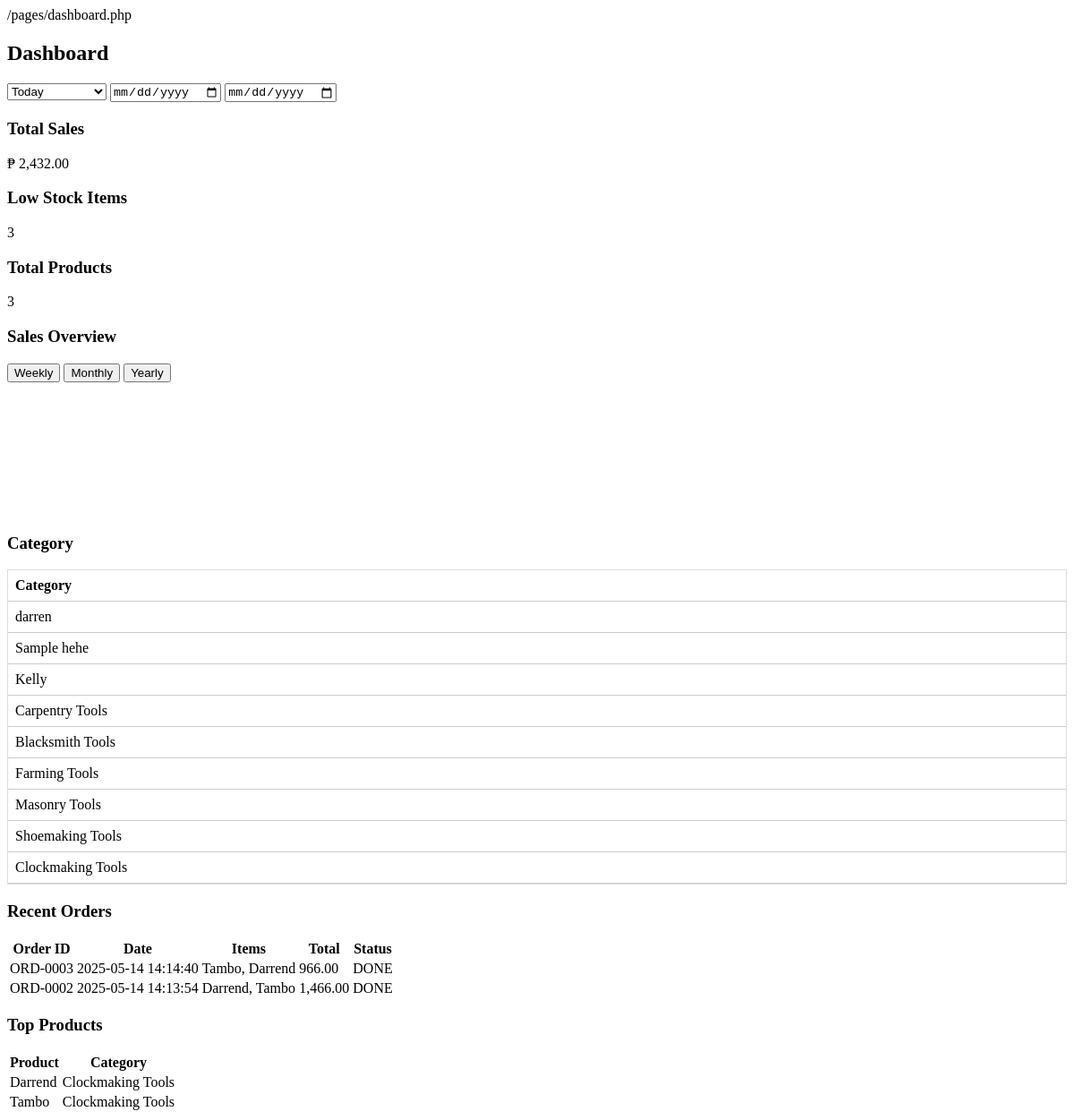
The app's page /pages/dashboard.php (signed in), older data.
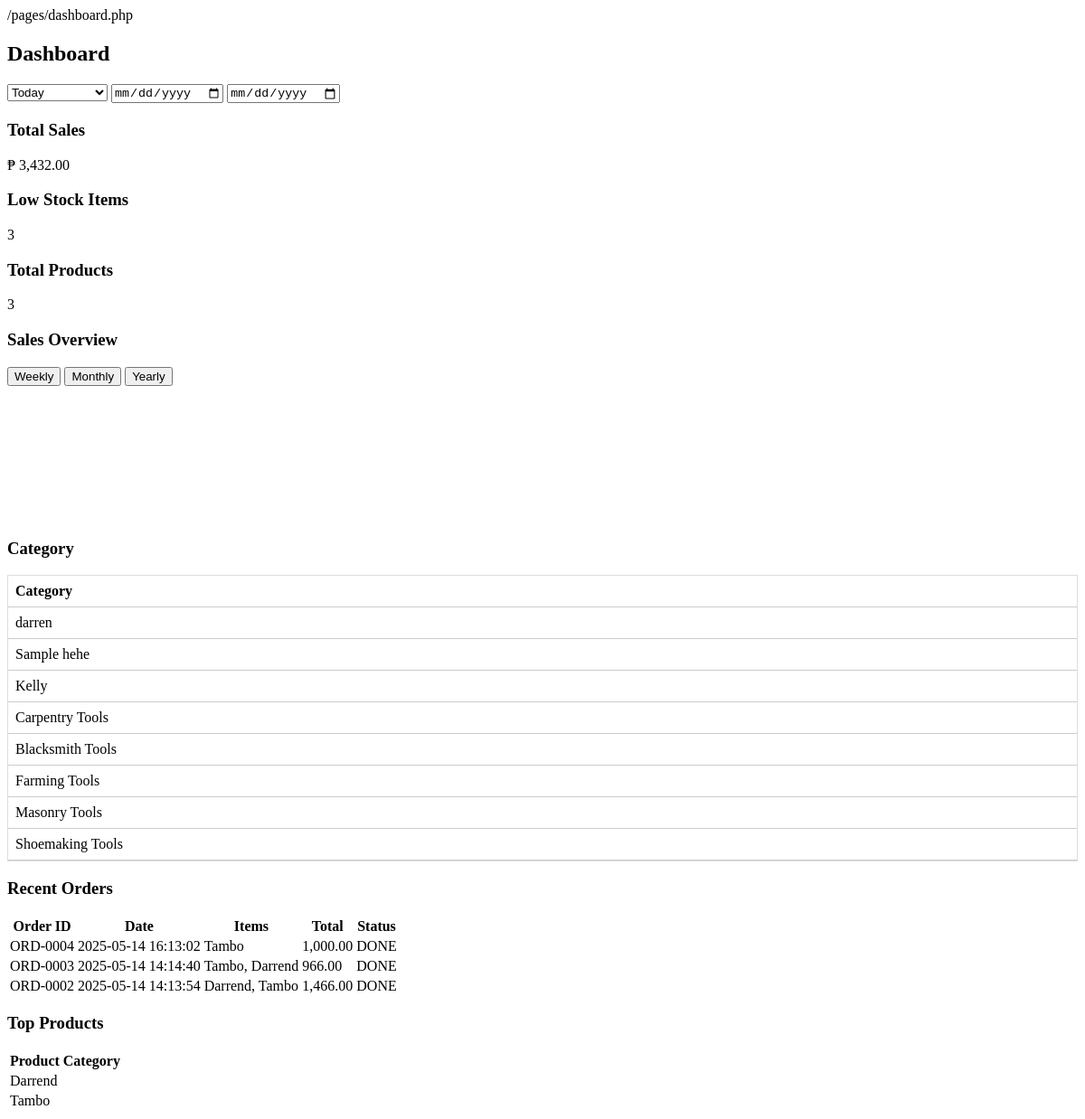
The same page, newer data.
### tables this page shows
CREATE TABLE `tblcategory` (
  `categoryid` int(11) NOT NULL AUTO_INCREMENT,
  `category` varchar(128) DEFAULT '',
  `is_archived` varchar(128) DEFAULT 'No',
  PRIMARY KEY (`categoryid`)
);

CREATE TABLE `tblinventory` (
  `inventory_id` int(11) NOT NULL AUTO_INCREMENT,
  `product_id` varchar(128) DEFAULT '',
  `product_name` varchar(128) DEFAULT '',
  `color` varchar(128) DEFAULT '',
  `categoryid` int(11) DEFAULT 0,
  `subcategoryid` int(11) DEFAULT 0,
  `sizesid` int(11) DEFAULT 0,
  `madefromid` int(11) DEFAULT 0,
  `cooperativeid` int(11) DEFAULT 0,
  `qty_available` double DEFAULT 0,
  `reorder_threshold` varchar(128) DEFAULT '',
  `storageid` int(11) DEFAULT 0,
  `cost_price` double DEFAULT 0,
  `retail_price` double DEFAULT 0,
  `unitid` int(11) DEFAULT 0,
  `created_at` timestamp NOT NULL DEFAULT current_timestamp(),
  `current_stock` double DEFAULT 0,
  `current_stock_date` datetime DEFAULT NULL,
  `new_stock` double DEFAULT 0,
  `new_stock_date` datetime DEFAULT NULL,
  `total_stock` double DEFAULT 0,
  PRIMARY KEY (`inventory_id`)
);

### includes/function.php (called while the page is built, shortened)
<?php
function GetValue($sql_query)
{
    global $db_connection;
    $result = mysqli_query($db_connection, $sql_query);
    $row = mysqli_fetch_array($result);
    return $row[0];
}
function Number($float)
{
    if ($float == 0) {
        return "";
    } else {
        if ($float > 0) {
            return number_format($float, 2, ".", ",");
        } else {
            return '(' . number_format(abs($float), 2, ".", ",") . ')';
        }
    }
}

### pages/dashboard.php (the view, shortened to what the changed rows need)
<?php include('includes/init.php'); ?>
<div class="module" id="dashboardModule">
    <h2>Dashboard</h2>
    <div class="metrics-grid">
        <div class="metric-card">
            <div class="metric-value">₱<span id="totalSalesValue">
                    <?php echo Number(GetValue('select SUM(qty * price) from tblsales_details ')); ?>
                </span></div>
        </div>
    </div>
    <div class="charts-grid">
        <div class="chart-card">
            <div class="scrollable-table">
                <table>
                    <thead>
                        <tr>
                            <th>Category</th>
                        </tr>
                    </thead>
                    <tbody id="recentOrdersBody">
                        <?php
                        $rs = mysqli_query($db_connection, 'SELECT categoryid, category FROM tblcategory');
                        while ($rw = mysqli_fetch_array($rs)) {
                            echo '<tr><td>' . htmlspecialchars($rw['category']) . '</td></tr>';
                        }
                        ?>
                    </tbody>
                </table>
            </div>
        </div>
    </div>
    <div class="bottom-grid">
        <div class="data-card">
            <div class="data-table">
                <table>
                    <thead>
                        <tr>
                            <th>Order ID</th>
                            <th>Date</th>
                            <th>Items</th>
                            <th>Total</th>
                            <th>Status</th>
                        </tr>
                    </thead>
                    <tbody id="recentOrdersBody">
                        <?php
                        $query = "
                            SELECT
                            s.order_id,
                            s.created_at,
                            GROUP_CONCAT(i.product_name SEPARATOR ', ') AS items,
                            SUM(d.qty * d.price) AS total
                            FROM tblsales s
                            JOIN tblsales_details d ON s.sales_id = d.sales_id
                            JOIN tblinventory i ON d.inventory_id = i.inventory_id
                            GROUP BY s.order_id, s.created_at
                            ORDER BY s.created_at DESC
                        ";
                        $rs = mysqli_query($db_connection, $query);
                        while ($rw = mysqli_fetch_assoc($rs)) {
                            echo '<tr>
                                <td>' . htmlspecialchars($rw['order_id']) . '</td>
                                <td>' . htmlspecialchars($rw['created_at']) . '</td>
                                <td>' . htmlspecialchars($rw['items']) . '</td>
                                <td>' . number_format($rw['total'], 2) . '</td>
                                <td>DONE</td>
                            </tr>';
                        }
                        ?>
                    </tbody>
                </table>
            </div>
        </div>
        <div class="data-card">
            <div class="data-table">
                <table>
                    <thead>
                        <tr>
                            <th>Product</th>
                            <th>Category</th>
                        </tr>
                    </thead>
                    <tbody id="topProductsBody">
                        <?php
                        $query = "
                            SELECT
                                i.product_id,
                                i.product_name,
                                i.color,
                                c.category,
                                sc.subcategory,
                                s.size,
                                mf.madefrom,
                                coop.cooperative,
                                i.qty_available,
                                i.reorder_threshold,
                                st.storage,
                                i.cost_price,
                                i.retail_price,
                                u.unit,
                                i.current_stock,
                                i.new_stock,
                                i.total_stock,
                                i.inventory_id
                            FROM tblinventory i
                            LEFT JOIN tblcategory c ON i.categoryid = c.categoryid
                            LEFT JOIN tblsubcategory sc ON i.subcategoryid = sc.subcategoryid
                            LEFT JOIN tblsizes s ON i.sizesid = s.sizesid
                            LEFT JOIN tblmadefrom mf ON i.madefromid = mf.madefromid
                            LEFT JOIN tblcooperative coop ON i.cooperativeid = coop.cooperativeid
                            LEFT JOIN tblstorage st ON i.storageid = st.storageid
                            LEFT JOIN tblunit u ON i.unitid = u.unitid
                        ";
                        $query .= ' ORDER BY i.product_name ASC LIMIT 0,2';
                        $result = mysqli_query($db_connection, $query);
                        while ($row = mysqli_fetch_assoc($result)) {
                            echo "<tr>
                            <td>" . htmlspecialchars($row['product_name']) . "</td>
                            <td>" . htmlspecialchars($row['category']) . "</td>
                        </tr>";
                        }
                        ?>
                    </tbody>
                </table>
            </div>
        </div>
    </div>
</div>

Row changes from the older to the newer data that the page shows:
removed tblcategory: category "Clockmaking Tools"
shown differently, row unchanged: tblinventory "Darrend": categoryid.category "Clockmaking Tools" → (not shown)
shown differently, row unchanged: tblinventory "Tambo": categoryid.category "Clockmaking Tools" → (not shown)
Text that changed along with them:
Number(GetValue('select SUM(qty * price) from tblsales_details ')): "2,432.00" → "3,432.00"
new list line: "ORD-0004 2025-05-14 16:13:02 Tambo 1,000.00 DONE"
